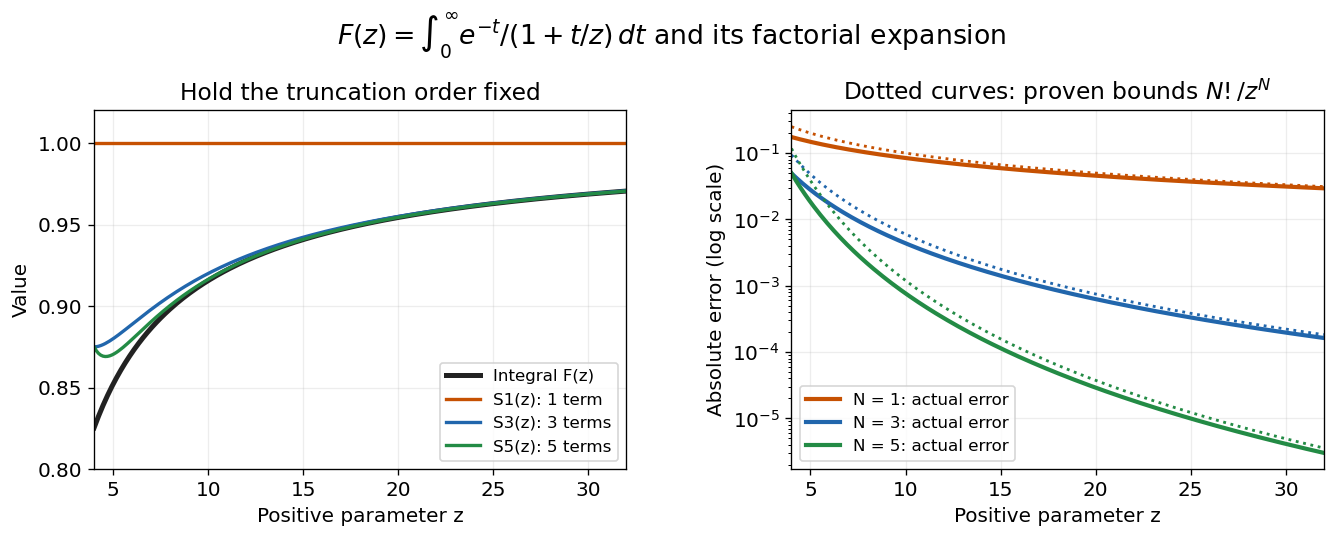

Write Python code to recreate this figure.
"""Original fixed-order accuracy curves for a factorial asymptotic series.

F(z) = integral from zero to infinity of exp(-t)/(1+t/z) dt.
Numerical reference: 96-node Gauss-Laguerre quadrature, independently checked
against adaptive Simpson integration in the accompanying work validation.
Tested with Python 3.14, NumPy 2.3.5 and Matplotlib 3.10.7.
Output basename.png to the current working directory.
"""
from pathlib import Path
import math

import matplotlib.pyplot as plt
import numpy as np


def integral_values(z):
    nodes, weights = np.polynomial.laguerre.laggauss(96)
    return np.array([weights @ (1/(1+nodes/value)) for value in z])


def partial_sum(z, n):
    return sum((-1)**k * math.factorial(k) / z**k for k in range(n))


def main():
    plt.rcParams.update({"font.size": 12, "axes.titlesize": 14})
    fig, axes = plt.subplots(1, 2, figsize=(11.2, 4.6), dpi=120)
    fig.patch.set_facecolor("white")
    z = np.linspace(4, 32, 240)
    exact = integral_values(z)
    colors = {1: "#c65102", 3: "#2166ac", 5: "#238b45"}
    axes[0].plot(z, exact, color="#222222", linewidth=3, label="Integral F(z)")
    for n in [1, 3, 5]:
        approximation = partial_sum(z, n)
        axes[0].plot(z, approximation, color=colors[n], linewidth=2,
                     label=f"S{n}(z): {n} " + ("term" if n == 1 else "terms"))
        axes[1].semilogy(z, np.abs(approximation-exact), color=colors[n],
                         linewidth=2.5, label=f"N = {n}: actual error")
        axes[1].semilogy(z, math.factorial(n)/z**n, color=colors[n],
                         linestyle=":", linewidth=1.7)
    axes[0].set(xlabel="Positive parameter z", ylabel="Value",
                title="Hold the truncation order fixed", ylim=(0.80, 1.02))
    axes[1].set(xlabel="Positive parameter z", ylabel="Absolute error (log scale)",
                title=r"Dotted curves: proven bounds $N!/z^N$")
    for ax in axes:
        ax.set_xlim(4, 32)
        ax.grid(alpha=0.22)
        ax.legend(loc="lower right" if ax is axes[0] else "lower left", fontsize=10)
    fig.suptitle(r"$F(z)=\int_0^\infty e^{-t}/(1+t/z)\,dt$ and its factorial expansion",
                 fontsize=16)
    fig.subplots_adjust(left=0.07, right=0.985, bottom=0.15, top=0.80, wspace=0.31)
    fig.savefig(Path(__file__).with_suffix(".png").name, facecolor="white", transparent=False)
    plt.close(fig)


if __name__ == "__main__":
    main()
